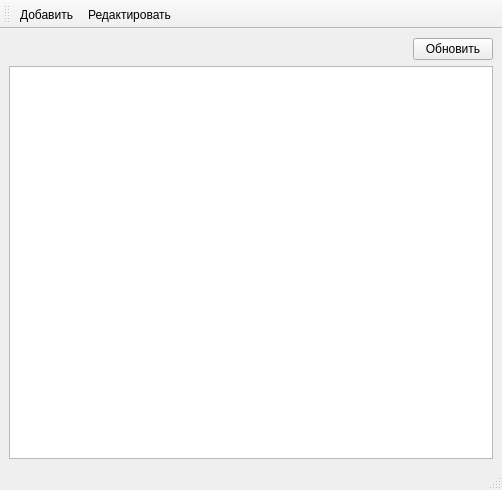
<?xml version="1.0" encoding="UTF-8"?>
<ui version="4.0">
 <class>MainWindow</class>
 <widget class="QMainWindow" name="MainWindow">
  <property name="geometry">
   <rect>
    <x>0</x>
    <y>0</y>
    <width>502</width>
    <height>490</height>
   </rect>
  </property>
  <property name="windowTitle">
   <string>Espresso</string>
  </property>
  <widget class="QWidget" name="centralwidget">
   <layout class="QGridLayout" name="gridLayout">
    <item row="0" column="1">
     <widget class="QPushButton" name="pushButton">
      <property name="text">
       <string>Обновить</string>
      </property>
     </widget>
    </item>
    <item row="0" column="0">
     <spacer name="horizontalSpacer">
      <property name="orientation">
       <enum>Qt::Horizontal</enum>
      </property>
      <property name="sizeHint" stdset="0">
       <size>
        <width>40</width>
        <height>20</height>
       </size>
      </property>
     </spacer>
    </item>
    <item row="1" column="0" colspan="2">
     <widget class="QTableWidget" name="tableWidget"/>
    </item>
   </layout>
  </widget>
  <widget class="QStatusBar" name="statusbar"/>
  <widget class="QToolBar" name="toolBar">
   <property name="windowTitle">
    <string>toolBar</string>
   </property>
   <attribute name="toolBarArea">
    <enum>TopToolBarArea</enum>
   </attribute>
   <attribute name="toolBarBreak">
    <bool>false</bool>
   </attribute>
   <addaction name="add_action"/>
   <addaction name="edit_action"/>
  </widget>
  <action name="add_action">
   <property name="text">
    <string>Добавить</string>
   </property>
  </action>
  <action name="edit_action">
   <property name="text">
    <string>Редактировать</string>
   </property>
  </action>
 </widget>
 <resources/>
 <connections/>
</ui>
